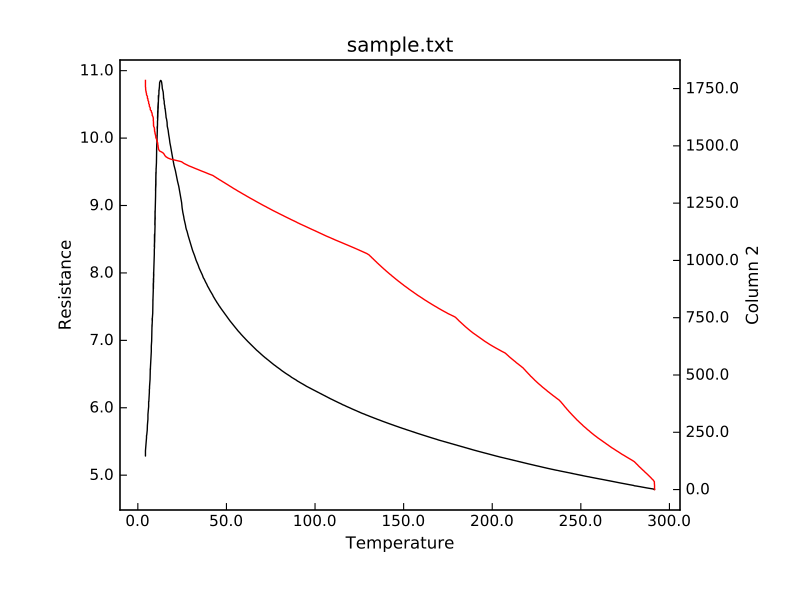

Reproduce this figure in Python.
"""Double y axis plot."""
from Stoner import Data
p=Data("sample.txt",setas="xyy")
# Quick plot
p.plot(multiple="y2")
